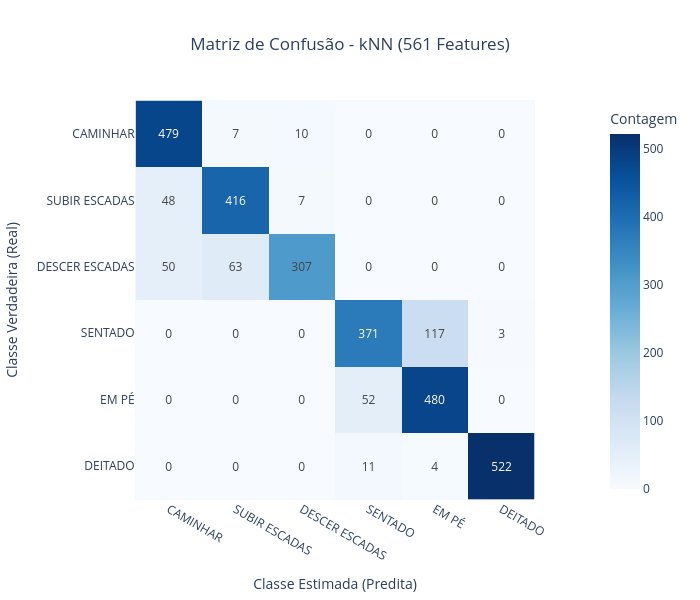

Notebook cell for this chart:
### Code cell
# Nomes das 6 classes do UCI HAR (opcional, para deixar os eixos com os nomes reais)
class_names = ["CAMINHAR", "SUBIR ESCADAS", "DESCER ESCADAS", "SENTADO", "EM PÉ", "DEITADO"]

# Avaliação completa via evaluation.py
metrics = ev.evaluate_model(
    model=best_model_knn,
    X_test=X_test,
    y_test=y_test,
    class_names=class_names,
    title="Matriz de Confusão - kNN (561 Features)"
)

### Figure 1 — Plotly figure (JSON) as saved in the notebook; plotly's stock layout.template omitted (floating-point values rounded to 4 significant figures)
{"data": [{"coloraxis": "coloraxis", "hovertemplate": "Classe Estimada: %{x}<br>Classe Verdadeira: %{y}<br>Contagem: %{z}<extra></extra>", "name": "0", "texttemplate": "%{z}", "type": "heatmap", "x": ["CAMINHAR", "SUBIR ESCADAS", "DESCER ESCADAS", "SENTADO", "EM PÉ", "DEITADO"], "xaxis": "x", "y": ["CAMINHAR", "SUBIR ESCADAS", "DESCER ESCADAS", "SENTADO", "EM PÉ", "DEITADO"], "yaxis": "y", "z": [[479, 7, 10, 0, 0, 0], [48, 416, 7, 0, 0, 0], [50, 63, 307, 0, 0, 0], [0, 0, 0, 371, 117, 3], [0, 0, 0, 52, 480, 0], [0, 0, 0, 11, 4, 522]]}], "layout": {"coloraxis": {"autocolorscale": false, "colorbar": {"title": {"text": "Contagem"}}, "colorscale": [[0, "rgb(247,251,255)"], [0.125, "rgb(222,235,247)"], [0.25, "rgb(198,219,239)"], [0.375, "rgb(158,202,225)"], [0.5, "rgb(107,174,214)"], [0.625, "rgb(66,146,198)"], [0.75, "rgb(33,113,181)"], [0.875, "rgb(8,81,156)"], [1, "rgb(8,48,107)"]]}, "height": 600, "title": {"text": "Matriz de Confusão - kNN (561 Features)", "x": 0.5}, "width": 700, "xaxis": {"anchor": "y", "constrain": "domain", "domain": [0, 1], "scaleanchor": "y", "title": {"text": "Classe Estimada (Predita)"}}, "yaxis": {"anchor": "x", "autorange": "reversed", "constrain": "domain", "domain": [0, 1], "title": {"text": "Classe Verdadeira (Real)"}}}}
